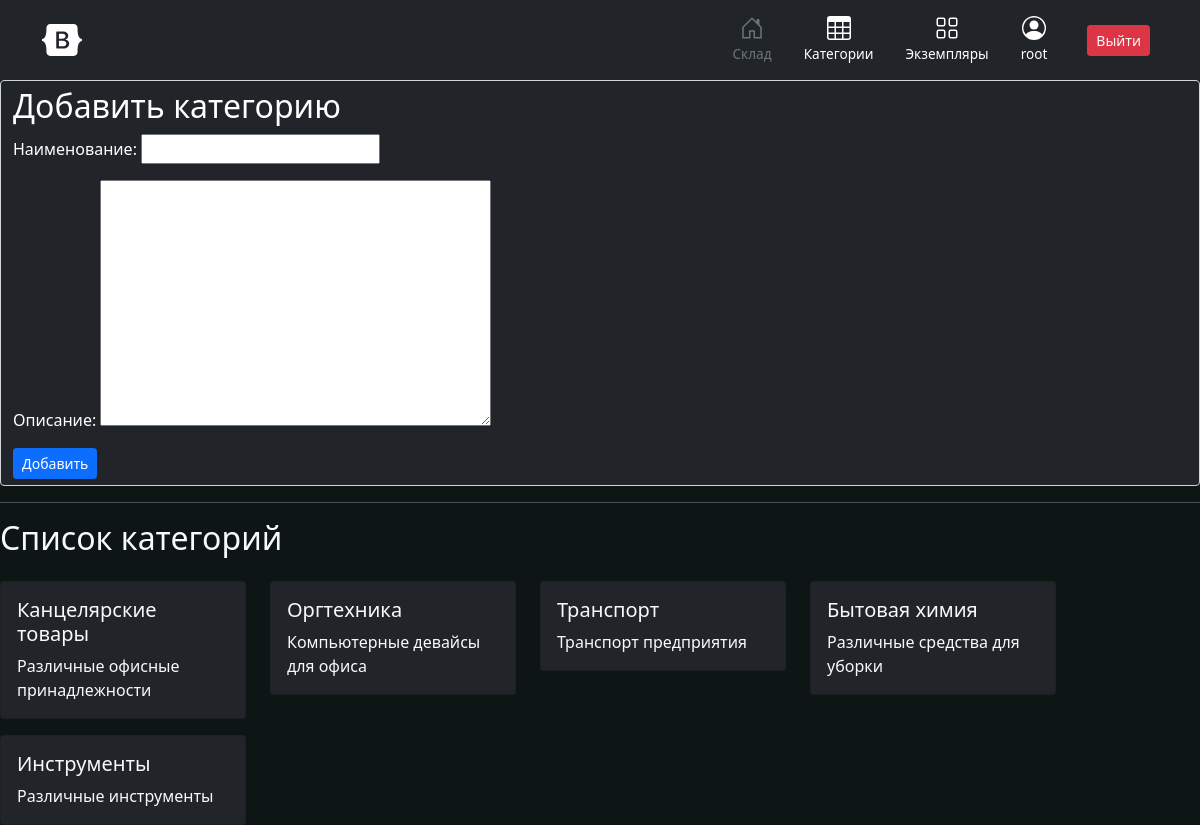
Before: /categories/ (signed in) with the older database file.
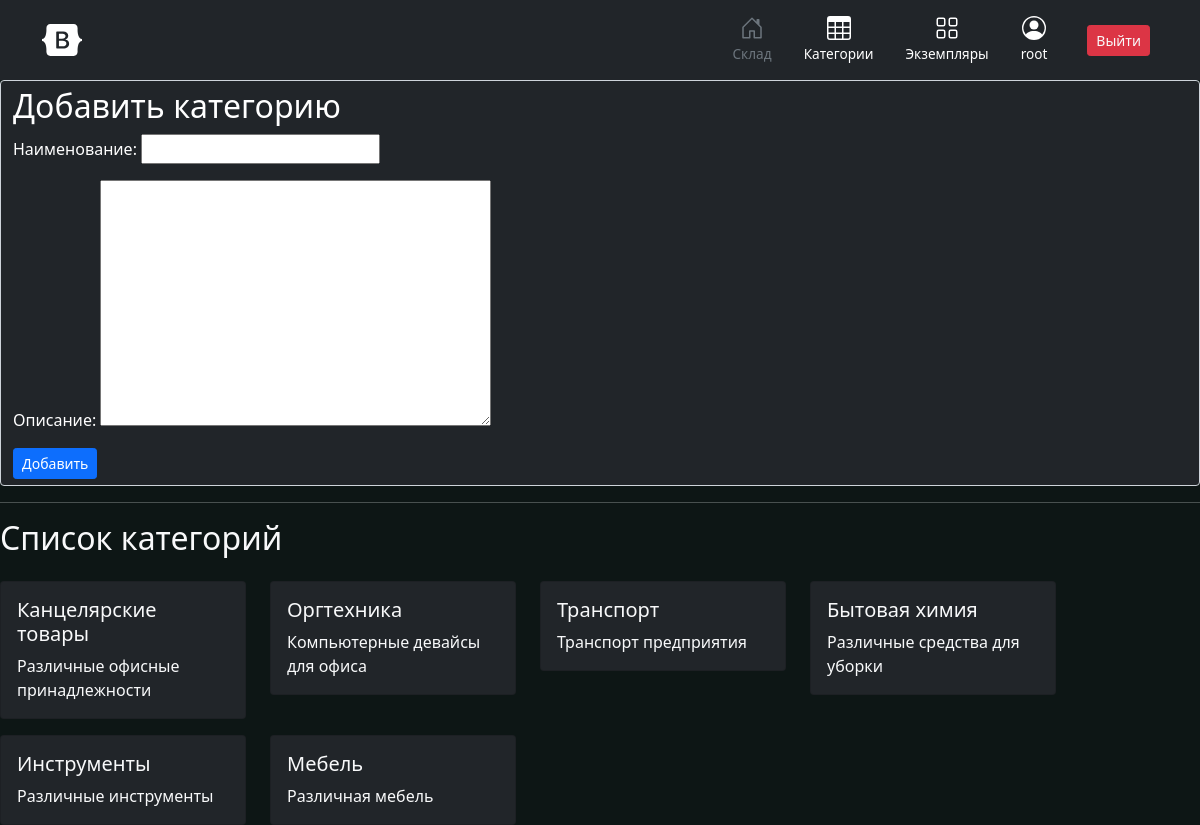
After: the same page with the newer database file.
### audit/models.py (models this page shows, shortened)
class Category(models.Model):
    name = models.CharField(unique=True, max_length=60)
    description = models.TextField()

### users/views.py (the view)
# urls.py: path('categories/', categories, name='categories'),
@login_required(login_url="/")
def categories(request):
    if request.method == 'POST':
        form = audit_forms.CategoryForm(request.POST)
        if form.is_valid():
            form.save()
            return redirect('categories')
    context = {
        'form': audit_forms.CategoryForm,
        'categories': audit_models.Category.objects.all()
    }
    return render(request, 'categories.html', context)

### templates/categories.html (shortened to what this page needs)
{% extends 'base.html' %}
{% block content %}
<form action="{% url 'categories' %}" class="form-control bg-dark text-white" method="post">
          <h2>Добавить категорию</h2>
          {{ form.as_p }}
          <button class="btn btn-sm btn-primary" type="submit">Добавить</button>
</form>
<hr color="white">
<h2>Список категорий</h2>
<div class="row" style="max-width: 90vw">
  {% for cat in categories %}
        <div class="col-sm-3 mt-3 mb-3 mb-sm-0">
    <div class="card bg-dark">
      <div class="card-body">
        <h5 class="card-title">{{ cat.name }}</h5>
        <p class="card-text">{{ cat.description }}</p>
      </div>
    </div>
  </div>
    {% endfor %}
</div>
{% endblock %}

Changed rows visible on the page:
added Category: name "Мебель", description "Различная мебель"
